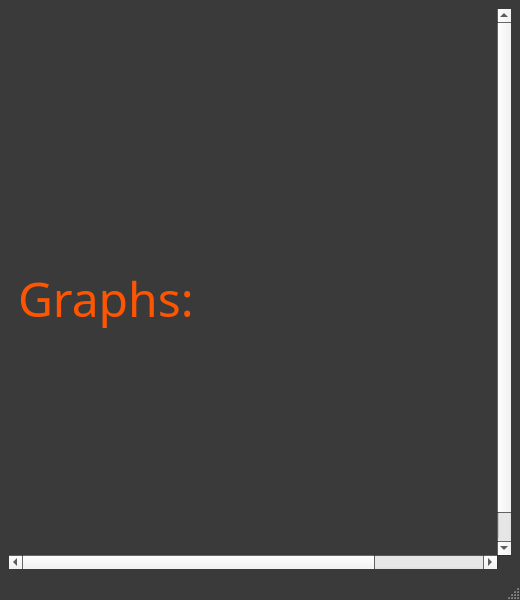
<?xml version="1.0" encoding="UTF-8"?>
<ui version="4.0">
 <class>MainWindow</class>
 <widget class="QMainWindow" name="MainWindow">
  <property name="geometry">
   <rect>
    <x>0</x>
    <y>0</y>
    <width>520</width>
    <height>600</height>
   </rect>
  </property>
  <property name="minimumSize">
   <size>
    <width>520</width>
    <height>600</height>
   </size>
  </property>
  <property name="palette">
   <palette>
    <active>
     <colorrole role="Base">
      <brush brushstyle="SolidPattern">
       <color alpha="255">
        <red>255</red>
        <green>255</green>
        <blue>255</blue>
       </color>
      </brush>
     </colorrole>
     <colorrole role="Window">
      <brush brushstyle="SolidPattern">
       <color alpha="255">
        <red>58</red>
        <green>58</green>
        <blue>58</blue>
       </color>
      </brush>
     </colorrole>
    </active>
    <inactive>
     <colorrole role="Base">
      <brush brushstyle="SolidPattern">
       <color alpha="255">
        <red>255</red>
        <green>255</green>
        <blue>255</blue>
       </color>
      </brush>
     </colorrole>
     <colorrole role="Window">
      <brush brushstyle="SolidPattern">
       <color alpha="255">
        <red>58</red>
        <green>58</green>
        <blue>58</blue>
       </color>
      </brush>
     </colorrole>
    </inactive>
    <disabled>
     <colorrole role="Base">
      <brush brushstyle="SolidPattern">
       <color alpha="255">
        <red>58</red>
        <green>58</green>
        <blue>58</blue>
       </color>
      </brush>
     </colorrole>
     <colorrole role="Window">
      <brush brushstyle="SolidPattern">
       <color alpha="255">
        <red>58</red>
        <green>58</green>
        <blue>58</blue>
       </color>
      </brush>
     </colorrole>
    </disabled>
   </palette>
  </property>
  <property name="windowTitle">
   <string>MainWindow</string>
  </property>
  <property name="windowIcon">
   <iconset>
    <normaloff>moxa_main.png</normaloff>moxa_main.png</iconset>
  </property>
  <widget class="QWidget" name="centralwidget">
   <layout class="QGridLayout" name="gridLayout">
    <item row="0" column="0">
     <widget class="QScrollArea" name="scrollArea">
      <property name="frameShape">
       <enum>QFrame::NoFrame</enum>
      </property>
      <property name="widgetResizable">
       <bool>true</bool>
      </property>
      <widget class="QWidget" name="scrollAreaWidgetContents">
       <property name="geometry">
        <rect>
         <x>0</x>
         <y>0</y>
         <width>638</width>
         <height>578</height>
        </rect>
       </property>
       <layout class="QGridLayout" name="gridLayout_2">
        <item row="0" column="0">
         <widget class="QLabel" name="label">
          <property name="minimumSize">
           <size>
            <width>620</width>
            <height>560</height>
           </size>
          </property>
          <property name="palette">
           <palette>
            <active>
             <colorrole role="WindowText">
              <brush brushstyle="SolidPattern">
               <color alpha="255">
                <red>255</red>
                <green>85</green>
                <blue>0</blue>
               </color>
              </brush>
             </colorrole>
             <colorrole role="Text">
              <brush brushstyle="SolidPattern">
               <color alpha="255">
                <red>255</red>
                <green>255</green>
                <blue>255</blue>
               </color>
              </brush>
             </colorrole>
             <colorrole role="PlaceholderText">
              <brush brushstyle="SolidPattern">
               <color alpha="128">
                <red>255</red>
                <green>255</green>
                <blue>255</blue>
               </color>
              </brush>
             </colorrole>
            </active>
            <inactive>
             <colorrole role="WindowText">
              <brush brushstyle="SolidPattern">
               <color alpha="255">
                <red>255</red>
                <green>85</green>
                <blue>0</blue>
               </color>
              </brush>
             </colorrole>
             <colorrole role="Text">
              <brush brushstyle="SolidPattern">
               <color alpha="255">
                <red>255</red>
                <green>255</green>
                <blue>255</blue>
               </color>
              </brush>
             </colorrole>
             <colorrole role="PlaceholderText">
              <brush brushstyle="SolidPattern">
               <color alpha="128">
                <red>255</red>
                <green>255</green>
                <blue>255</blue>
               </color>
              </brush>
             </colorrole>
            </inactive>
            <disabled>
             <colorrole role="WindowText">
              <brush brushstyle="SolidPattern">
               <color alpha="255">
                <red>120</red>
                <green>120</green>
                <blue>120</blue>
               </color>
              </brush>
             </colorrole>
             <colorrole role="Text">
              <brush brushstyle="SolidPattern">
               <color alpha="255">
                <red>120</red>
                <green>120</green>
                <blue>120</blue>
               </color>
              </brush>
             </colorrole>
             <colorrole role="PlaceholderText">
              <brush brushstyle="SolidPattern">
               <color alpha="128">
                <red>0</red>
                <green>0</green>
                <blue>0</blue>
               </color>
              </brush>
             </colorrole>
            </disabled>
           </palette>
          </property>
          <property name="font">
           <font>
            <family>Stereofunk</family>
            <pointsize>36</pointsize>
           </font>
          </property>
          <property name="text">
           <string>Graphs:</string>
          </property>
         </widget>
        </item>
       </layout>
      </widget>
     </widget>
    </item>
   </layout>
  </widget>
  <widget class="QMenuBar" name="menubar">
   <property name="geometry">
    <rect>
     <x>0</x>
     <y>0</y>
     <width>520</width>
     <height>21</height>
    </rect>
   </property>
  </widget>
  <widget class="QStatusBar" name="statusbar"/>
 </widget>
 <resources/>
 <connections/>
</ui>
